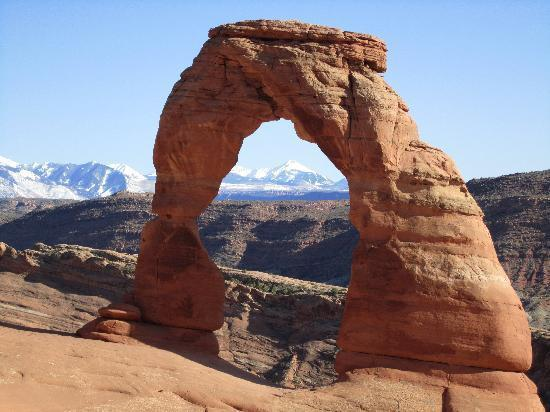
%> input picture Vision/ps1/rock.jpg, 550 x 412 px
$ octave problem6_two.m   (GNU Octave 9; MATLAB toolbox functions it lacks are replaced by stand-ins)
%> lines starting %> are read from the running program, lines starting %| are printed output that depends on the picture
%> further down, im is the input picture: size 412x550x3 uint8; mean R, G, B 137.8, 124.3, 127.2
### Vision/ps1/energy_image.m
function energyImage = energy_image(im)
    img_gray = rgb2gray(im);
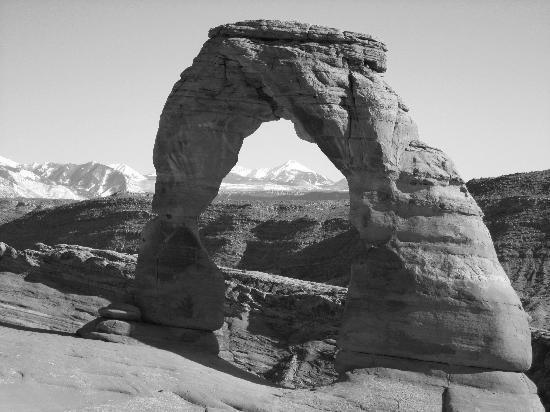
%> img_gray: size 412x550 uint8; min 0, max 255, mean 128.7
    [energyImage,~] = imgradient(img_gray,'sobel');
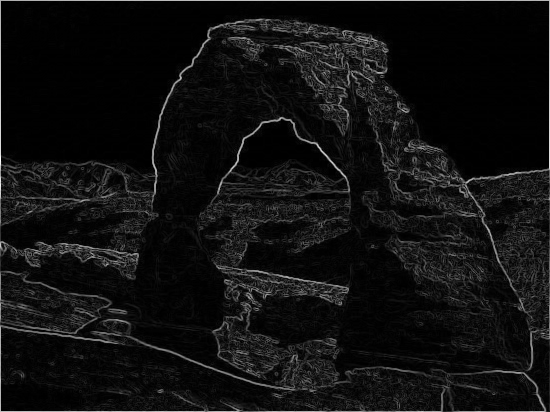
%> energyImage: size 412x550 double; min 0, max 1008, mean 66.4; drawn with min black and max white
end

### Vision/ps1/reduce_width.m
function [reducedColorImage,reducedEnergyImage] = reduce_width(img,energyImage)

    im = im2double(img);
    [size_x,size_y] = size(energyImage);

    cumulativeEnergyMap = cumulative_minimum_energy_map(energyImage, 'VERTICAL');
    verticalSeam = find_optimal_vertical_seam(cumulativeEnergyMap);

    energy = zeros(size_x,size_y-1);
    color = zeros(size_x,size_y-1,3);
    for i=1:size_x
        col_to_delete = verticalSeam(i);
        if(col_to_delete ~= 1 && col_to_delete ~= size_y)
            energy(i,1:col_to_delete-1) = energyImage(i,1:col_to_delete-1);
            energy(i,col_to_delete:end) = energyImage(i,col_to_delete+1:end);
            color(i,1:col_to_delete-1,:) = im(i,1:col_to_delete-1,:);
            color(i,col_to_delete:end,:) = im(i,col_to_delete+1:end,:);
        elseif(col_to_delete == size_y)
            energy(i,:) = energyImage(i,1:size_y-1);
            color(i,:,:) = im(i,1:size_y-1,:);
        else
            energy(i,:) = energyImage(i,2:end);
            color(i,:,:) = im(i,2:end,:);
        end
    end
    reducedColorImage = im2uint8(color);
    reducedEnergyImage = energy;
end

### Vision/ps1/cumulative_minimum_energy_map.m
function cumulativeEnergyMap = cumulative_minimum_energy_map(energyIm,seamDirection)

    if strcmp(seamDirection, 'VERTICAL') == 1
        energyImage = energyIm;
    else
        energyImage = rot90(energyIm,3);
    end


    [size_x,size_y] = size(energyImage);
    cumulative = zeros(size_x,size_y);
    cumulative(size_x,:) = energyImage(size_x,:);

    for i = (size_x-1):-1:1
        for j = 1:size_y
            if j == 1 %%first pixel in row
                a = 1000;
                c = cumulative(i+1,j+1);
            elseif j == size_y %%last pixel in row
                a = cumulative(i+1,j-1);
                c = 1000;
            else
                a = cumulative(i+1,j-1);
                c = cumulative(i+1,j+1);
            end
            b = cumulative(i+1,j);
            list = [a b c];

            cumulative(i,j) = energyImage(i,j) + min(list);
        end
    end

    if strcmp(seamDirection, 'VERTICAL') == 1
        cumulativeEnergyMap = cumulative;
    else
        cumulativeEnergyMap = rot90(cumulative,1);
    end

end

### Vision/ps1/find_optimal_vertical_seam.m
function verticalSeam = find_optimal_vertical_seam(cumulativeEnergyMap)
    %%find the optimal seam (with min cumulative value)
    cumulative = cumulativeEnergyMap;
    [size_x,size_y] = size(cumulative);

    min_val = min(cumulative(1,:));
    start_col = 0;
    for j = 1:size_y
        if cumulative(1,j) == min_val
            start_col = j;
            break;
        end
    end

    temp_col = start_col;
    seamArray = zeros(1,size_x);
    seamArray(1,1) = start_col;
    for i = 2:size_x
        if temp_col == 1 %%first pixel in row
            a = inf;
            c = cumulative(i,temp_col+1);
        elseif temp_col == size_y %%last pixel in row
            a = cumulative(i,temp_col-1);
            c = inf;
        else
            a = cumulative(i,temp_col-1);
            c = cumulative(i,temp_col+1);
        end
        b = cumulative(i,temp_col);
        list = [a b c];
        min_val = min(list);
        for index=1:3
            if list(index) == min_val
                temp_col = temp_col + index - 2;
                break;
            end
        end
        seamArray(1,i) = temp_col;
    end

    verticalSeam = seamArray;
    % [34 lines of commented-out code are left out]
end

### Vision/ps1/problem6_two.m
im = imread('rock.jpg');

vertical_num = 120;
horizontal_num = 0;
energyImage = energy_image(im);
[size_x,size_y] = size(energyImage);
%> size_x = 412; size_y = 550
color = im;
energy = energyImage;
for i=1:horizontal_num
    [color_result,energy_result] = reduce_height(color,energy);
    color = color_result;
    energy = energy_result;
end

for i=1:vertical_num
%> (the run ends here)
